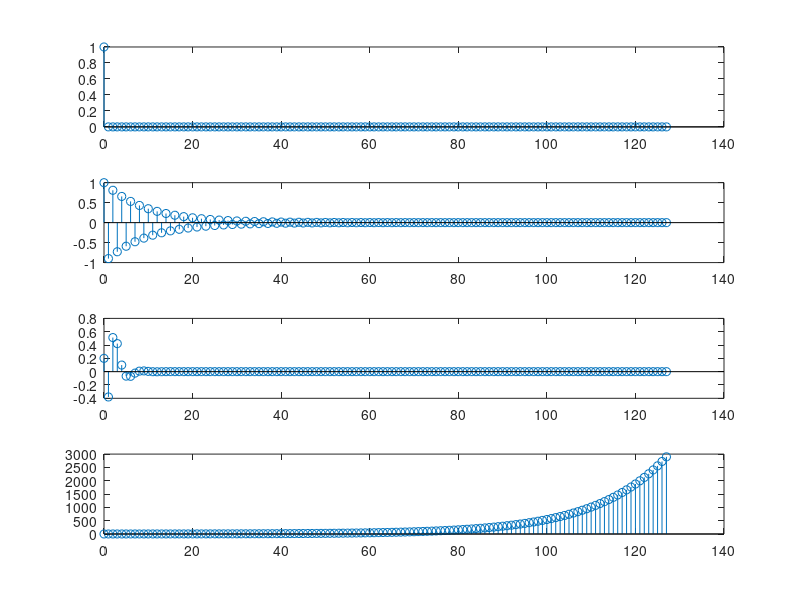

The MATLAB script that drew this image:
delta = [1,zeros(1,127)];
n = 0:127;
subplot(4,1,1)
stem(n,delta)
a1 =[1 0.9];
b1 = 1;
y1 = filter(b1,a1,delta);
subplot(4,1,2)
stem(n,y1)
a2 = [1 -0.6 0.3];
b2 = [0.2 -0.5 0.8];
y2 = filter(b2,a2,delta);
subplot(4,1,3)
stem(n,y2)
a3 = [1 -0.5 -0.6];
b3 = [1 0.5 0.25];
y3 = filter(b3,a3,delta);
subplot(4,1,4)
stem(n,y3)